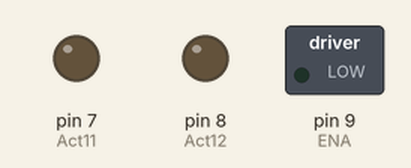
Simulated run of this sketch. Board: Arduino Uno, built with avr-gcc and run on an emulated ATmega328P. On the bench: switched loads named in the sketch (green lamp = pin HIGH), output pins drawn as LEDs (lit = HIGH).

Above: at 1.5 s.
At 3.2 s:
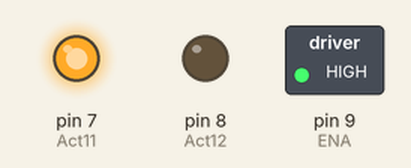
Timing chart, 0 to 4.6 s (numbered marks = the images above):
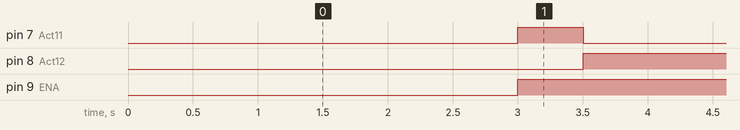

Measured:
- by itself, pin 7 (Act11): alternates HIGH for 0.50 s and LOW for 3.5 s
- by itself, pin 8 (Act12): alternates HIGH for 3.5 s and LOW for 0.50 s
- by itself, pin 9 (ENA): LOW → HIGH at 3.0 s

The sketch:

sketch_jun27a.ino
```cpp
#include <elapsedMillis.h>

//In1, In2 and ENA, 3 pins for each motor
/*int In11=28;
int In12=32;
int ENA1=9;
int In21=36;
int In22=24;
int ENA2=10;
int In31=38;
int In32=37;
int ENA3=8;
int In41=35;
int In42=34;
int ENA4=7;
int In51=43;
int In52=42;
int ENA5=6;
int In61=46;
int In62=47;
int ENA6=5;*/


int SPEED=100;//Speed of all the motors

//In1 and In2, 2 pins for each actuator
int Act11=7;
int Act12=8;
int ENA=9;

//int Act21=4;
//int Act22=5;
/*int Act31=1;
int Act32=1;
int Act41=1;
int Act42=;
int Act51=;
int Act52=;
int Act61=;
int Act62=;*/

/*int isObstaclePin = A0;  // Input pin for the sensor
int isObstacle = HIGH;  // HIGH MEANS NO OBSTACLE


const int encoderIn1 = 19; // Input pin for the interrupter
int k1=0;
void func1() {
  k1++;
}

const int encoderIn2 = 20; // Input pin for the interrupter
int k2=0;
void func2() {
  k2++;
}

void foo(int x)
{
  int k3,k4;
  k3=k1/6;
  k4=k2/6;
  while((k3!=(k1/6)+x)&&(k4!=(k2/6)+x))
  {
    k3++;
    k4++;
  }
}*/

void setup() {

Serial.begin(9600);
//For encoder1
/*pinMode(encoderIn1, INPUT); //Set pin 8 as input
attachInterrupt(0, foo, RISING);
//For encoder2
pinMode(encoderIn2, INPUT); //Set pin 8 as input
attachInterrupt(0, foo, RISING);

//The sensor
pinMode(isObstaclePin, INPUT);*?

/*pinMode(In11,OUTPUT);
pinMode(In12,OUTPUT);
pinMode(ENA1,OUTPUT);
pinMode(In21,OUTPUT);
pinMode(In22,OUTPUT);
pinMode(ENA2,OUTPUT);
pinMode(In31,OUTPUT);
pinMode(In32,OUTPUT);
pinMode(ENA3,OUTPUT);
pinMode(In41,OUTPUT);
pinMode(In42,OUTPUT);
pinMode(ENA4,OUTPUT);
pinMode(In51,OUTPUT);
pinMode(In52,OUTPUT);
pinMode(ENA5,OUTPUT);
pinMode(In61,OUTPUT);
pinMode(In62,OUTPUT);
pinMode(ENA6,OUTPUT);*/

pinMode(Act11,OUTPUT);
pinMode(Act12,OUTPUT);
pinMode(ENA,OUTPUT);
//pinMode(Act21,OUTPUT);
//pinMode(Act22,OUTPUT);
/*pinMode(Act31,OUTPUT);
pinMode(Act32,OUTPUT);
pinMode(Act41,OUTPUT);
pinMode(Act42,OUTPUT);
pinMode(Act51,OUTPUT);
pinMode(Act52,OUTPUT);
pinMode(Act61,OUTPUT);
pinMode(Act62,OUTPUT);*/

//pinMode(ENA2,OUTPUT);
//digitalWrite(In1,HIGH);
//digitalWrite(In2,LOW);
/*digitalWrite(In11,LOW);
digitalWrite(In12,HIGH);
analogWrite(ENA1,SPEED);
digitalWrite(In21,HIGH);
digitalWrite(In22,LOW);
analogWrite(ENA2,SPEED);
digitalWrite(In31,HIGH);
digitalWrite(In32,LOW);
analogWrite(ENA3,SPEED);
digitalWrite(In41,HIGH);
digitalWrite(In42,LOW);
analogWrite(ENA4,SPEED);
digitalWrite(In51,HIGH);
digitalWrite(In52,LOW);
analogWrite(ENA5,SPEED);
digitalWrite(In61,HIGH);
digitalWrite(In62,LOW);
analogWrite(ENA6,SPEED);*/
//digi
//analogWrite(ENA2,SPEED);

}

void loop() {
  //Sensor
 // isObstacle = analogRead(isObstaclePin);
  //Serial.println(isObstacle);
  //Encoder1
  //Serial.println(k1/5);
  //Encoder2
  //Serial.println(k2/5);

 // if(isObstacle==HIGH)
 // {

    delay(3000);
    elapsedMillis time1;
    while(time1<=500)
    {
    digitalWrite(Act11,HIGH);
    digitalWrite(Act12,LOW);
    digitalWrite(ENA,SPEED);
    }
    //delay(3000);
    elapsedMillis time2;
    while(time2<=500)
    {
    digitalWrite(Act11,LOW);
    digitalWrite(Act12,HIGH);
    digitalWrite(ENA,SPEED);
    }
    //digitalWrite(Act21,HIGH);
    //digitalWrite(Act22,LOW);
    //digitalWrite(Act11,LOW);
    //digitalWrite(Act12,HIGH);
    //digitalWrite(Act21,HIGH);
    //digitalWrite(Act22,LOW);
    //}

   /* delay(3000);
    elapsedMillis time1;
    while(time1<=300)
    {
    digitalWrite(Act11,HIGH);
    digitalWrite(Act12,LOW);
    digitalWrite(Act21,HIGH);
    digitalWrite(Act22,LOW);
    }*/

    /*foo(5);
    analogWrite(Act11,LOW);
    analogWrite(Act12,HIGH);
    analogWrite(Act21,LOW);
    analogWrite(Act22,HIGH);

    /*elapsedMillis time;
    while(time<=)
    {
    digitalWrite(Act11,LOW);
    digitalWrite(Act12,LOW);
    digitalWrite(Act21,LOW);
    digitalWrite(Act22,LOW);
    }*/
    //foo(2);
    /*delay(1000);
    analogWrite(Act11,LOW);
    analogWrite(Act12,LOW);
    analogWrite(Act21,LOW);
    analogWrite(Act22,LOW);*/
  }
```
